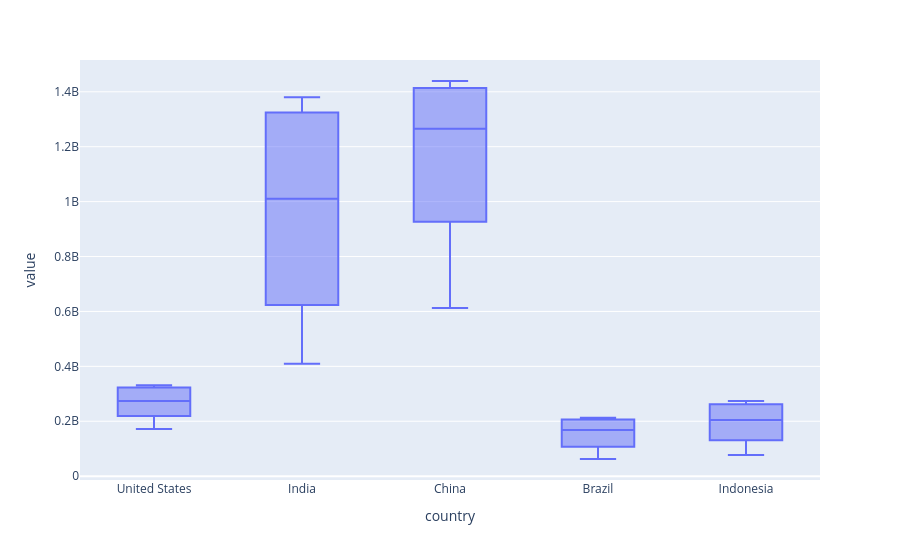

Notebook source saved alongside this figure:
### Code cell
fig = px.box(
    df_pivot_filter
)

fig.show()

### Figure 1 — Plotly figure (JSON) as saved in the notebook; plotly's stock layout.template omitted (floating-point values rounded to 4 significant figures)
{"data": [{"alignmentgroup": "True", "hovertemplate": "country=%{x}<br>value=%{y}<extra></extra>", "legendgroup": "", "marker": {"color": "#636efa"}, "name": "", "notched": false, "offsetgroup": "", "orientation": "v", "showlegend": false, "type": "box", "x": ["United States", "United States", "United States", "United States", "United States", "United States", "United States", "United States", "United States", "United States", "United States", "United States", "United States", "United States", "United States", "United States", "United States", "United States", "India", "India", "India", "India", "India", "India", "India", "India", "India", "India", "India", "India", "India", "India", "India", "India", "India", "India", "China", "China", "China", "China", "China", "China", "China", "China", "China", "China", "China", "China", "China", "China", "China", "China", "China", "China", "Brazil", "Brazil", "Brazil", "Brazil", "Brazil", "Brazil", "Brazil", "Brazil", "Brazil", "Brazil", "Brazil", "Brazil", "Brazil", "Brazil", "Brazil", "Brazil", "Brazil", "Brazil", "Indonesia", "Indonesia", "Indonesia", "Indonesia", "Indonesia", "Indonesia", "Indonesia", "Indonesia", "Indonesia", "Indonesia", "Indonesia", "Indonesia", "Indonesia", "Indonesia", "Indonesia", "Indonesia", "Indonesia", "Indonesia"], "x0": " ", "xaxis": "x", "y": [171685336, 186720571, 199733676, 209513341, 219081251, 229476354, 240499825, 252120309, 265163745, 281710909, 294993511, 309011475, 320878310, 323015995, 325084756, 327096265, 329064917, 331002651, 409880595, 450547679, 499123324, 555189792, 623102897, 698952844, 784360008, 873277798, 963922588, 1056575549, 1147609927, 1234281170, 1310152403, 1324517249, 1338676785, 1352642280, 1366417754, 1380004385, 612241554, 660408056, 724218968, 827601394, 926240885, 1000089235, 1075589361, 1176883674, 1240920535, 1290550765, 1330776380, 1368810615, 1406847870, 1414049351, 1421021791, 1427647786, 1433783686, 1439323776, 62533919, 72179226, 83373530, 95113265, 107216205, 120694009, 135274080, 149003223, 162019896, 174790340, 186127103, 195713635, 204471769, 206163053, 207833823, 209469323, 211049527, 212559417, 77273425, 87751068, 100267062, 114793178, 130680727, 147447836, 164982451, 181413402, 196934260, 211513823, 226289470, 241834215, 258383256, 261556381, 264650963, 267670543, 270625568, 273523615], "y0": " ", "yaxis": "y"}], "layout": {"boxmode": "group", "legend": {"tracegroupgap": 0}, "margin": {"t": 60}, "xaxis": {"anchor": "y", "domain": [0, 1], "title": {"text": "country"}}, "yaxis": {"anchor": "x", "domain": [0, 1], "title": {"text": "value"}}}}
